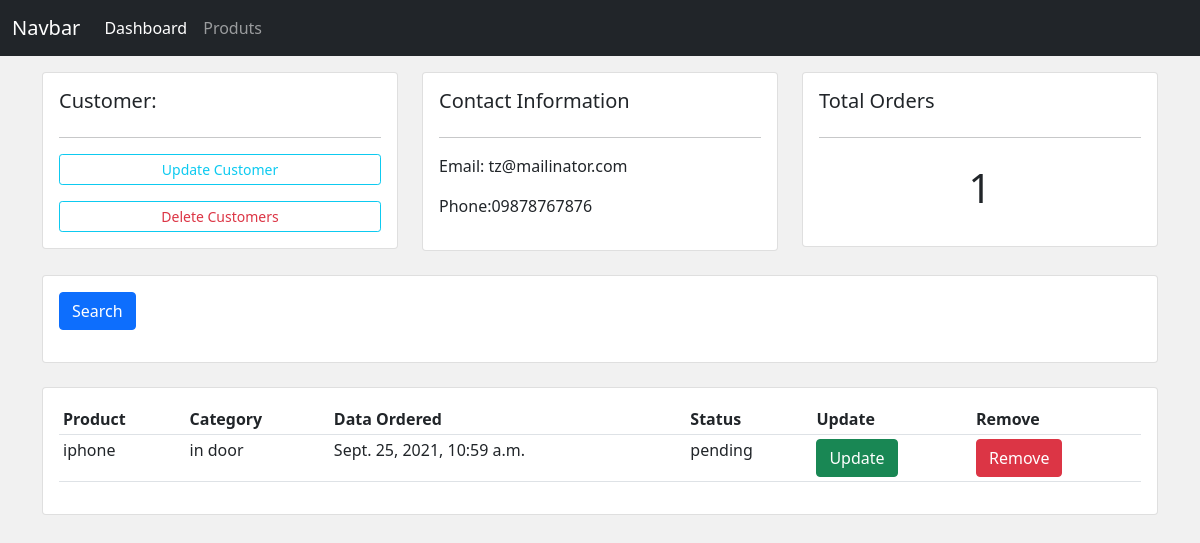
Before: /customers/2 with the older database file.
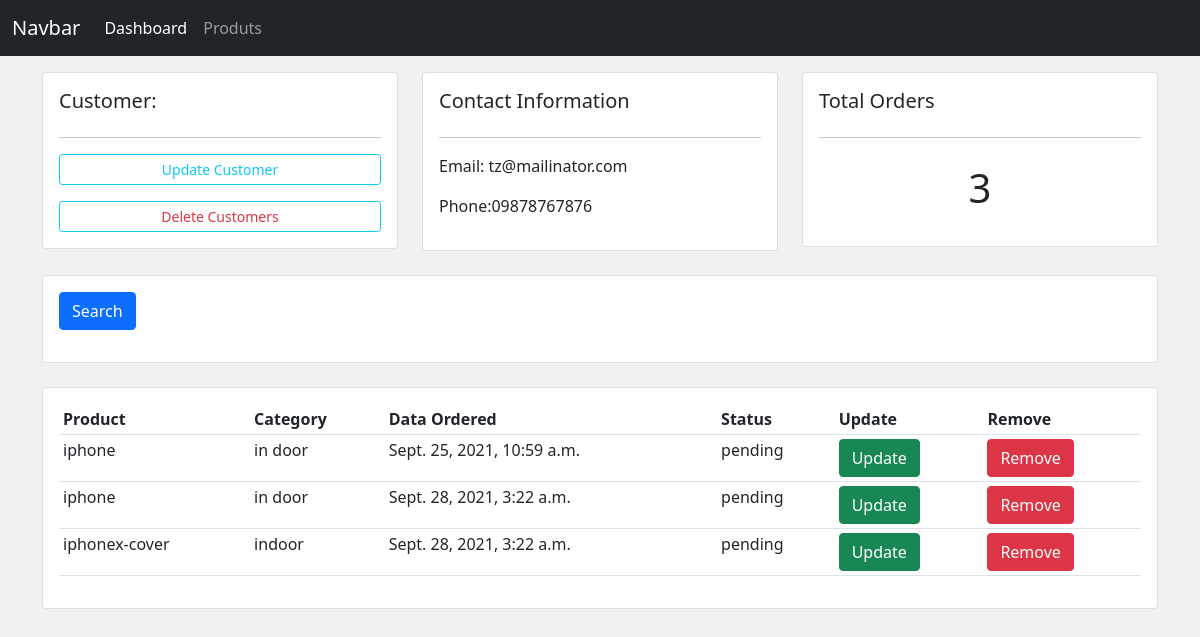
After: the same page with the newer database file.
### accounts/models.py (models this page shows, shortened)
class Order(models.Model):
    status=(
        ('pending','Pending'),
        ('out for delivery','Out For Delivery'),
        ('delivered','Delivered')
    )
    customer=models.ForeignKey(Customer,null=True,on_delete=models.SET_NULL)
    product=models.ForeignKey(Product,null=True,on_delete=models.SET_NULL)
    created_at=models.DateTimeField(auto_now_add=True)
    status=models.CharField(max_length=200,null=True,choices=status)

class Product(models.Model):
    category=(
        ('indoor','In Door'),
        ('outdoor','Out Door')
    )
    name=models.CharField(max_length=200,null=True)
    price=models.FloatField(null=True)
    category=models.CharField(max_length=200,null=True,choices=category)
    description=models.CharField(max_length=200,null=True,blank=True)
    created_at=models.DateTimeField(auto_now_add=True)
    tags=models.ManyToManyField(Tag)

### accounts/views.py (the view)
# urls.py: path('customers/<str:id>', views.customers,name='customers.show'),
def customers(request,id):
    customer=Customer.objects.get(id=id)
    orders=customer.order_set.all()
    order_count=orders.count()
    return render(request,'accounts/customers.html',{
        'customer':customer,
        'orders':orders,
        'order_count':order_count
    })

### accounts/templates/accounts/customers.html
{% extends 'accounts/master.html' %}
{% block content %}
<div class="row">
    <div class="col-md">
        <div class="card card-body">
            <h5>Customer:</h5>
            <hr>
            <a class="btn btn-outline-info btn-sm btn-block" href="">Update
            Customer</a>
            <a class="btn btn-outline-info mt-3 btn-sm btn-block text-danger" href="#">
            Delete Customers</a>
        </div>
    </div>
    <div class="col-md">
        <div class="card card-body">
            <h5>Contact Information</h5>
            <hr>
            <p>Email: {{customer.email}}</p>
            <p>Phone:{{customer.phone}}</p>
        </div>
    </div>
    <div class="col-md">
        <div class="card card-body">
            <h5>Total Orders</h5>
            <hr>
            <h1 style="text-align: center; padding: 10px">{{order_count}}</h1>
        </div>
    </div>
</div>
<br>
<div class="row">
    <div class="col">
        <div class="card card-body">
            <form method="get">
            <button class="btn btn-primary" type="submit">Search
            </button>
            </form>
        </div>
    </div>
</div>
<br>
<div class="row">
    <div class="col-md">
        <div class="card card-body">
            <table class="table table-sm">
                <tr>
                    <th>Product</th>
                    <th>Category</th>
                    <th>Data Ordered</th>
                    <th>Status</th>
                    <th>Update</th>
                    <th>Remove</th>
                </tr>
                {% for order in orders %}
                    <tr>
                        <td>{{order.product.name}}</td>
                        <td>{{order.product.category}}</td>
                        <td>{{order.created_at}}</td>
                        <td>{{order.status}}</td>
                        <td><a href="" class="btn btn-success">Update</a></td>
                        <td><a href="" class="btn btn-danger">Remove</a></td>
                    </tr>
                {% endfor %}
            </table>
        </div>
    </div>
</div>
{% endblock content %}

Changed rows visible on the page:
added Order: product.name "iphone", product.category "in door", created_at "Sept. 28, 2021, 3:22 a.m.", status "pending"
added Order: product.name "iphonex-cover", product.category "indoor", created_at "Sept. 28, 2021, 3:22 a.m.", status "pending"
Other visible differences:
{{ order_count }}: "1" → "3"
